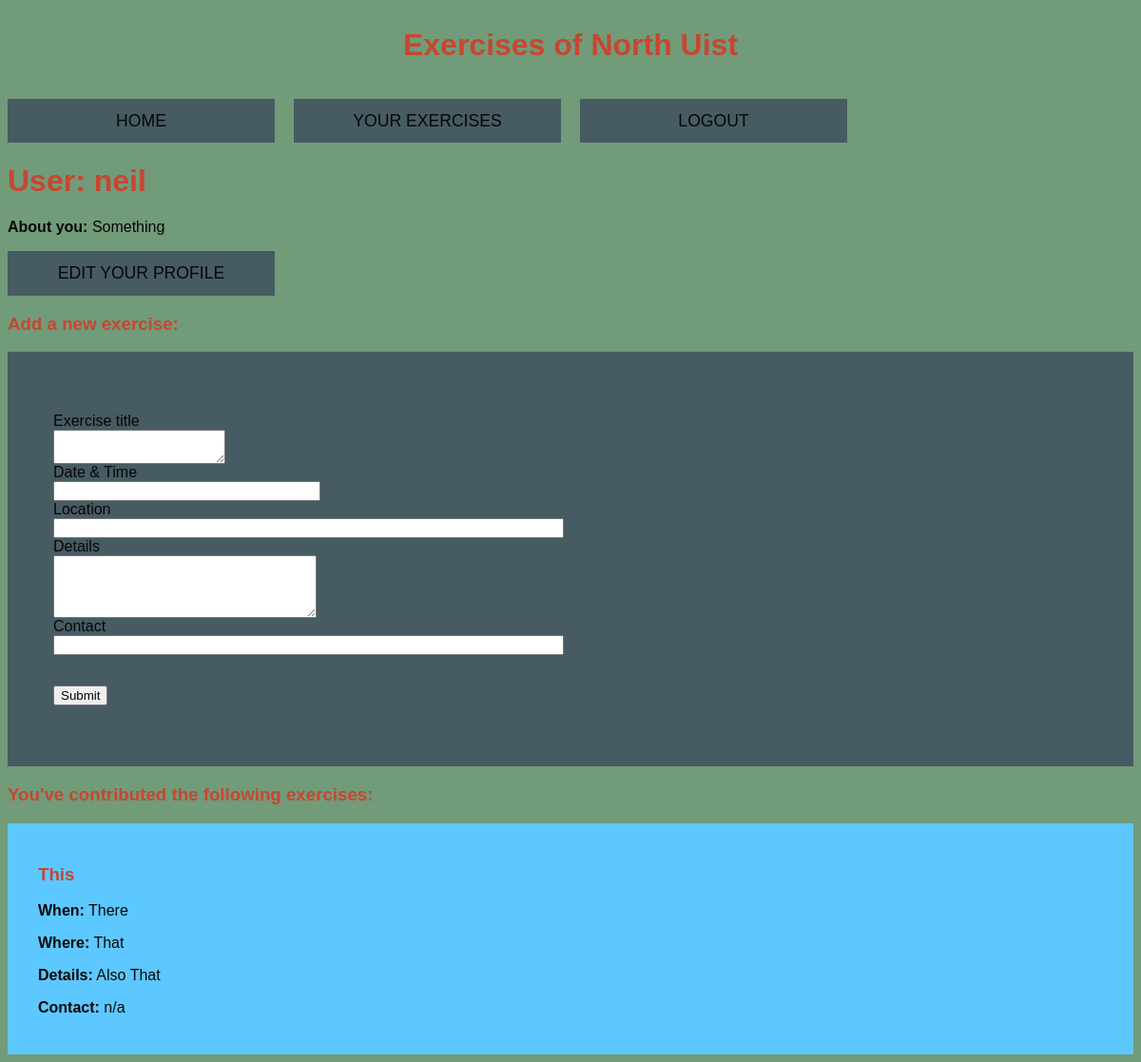
/user/neil (signed in), run on an earlier commit of the app's database.
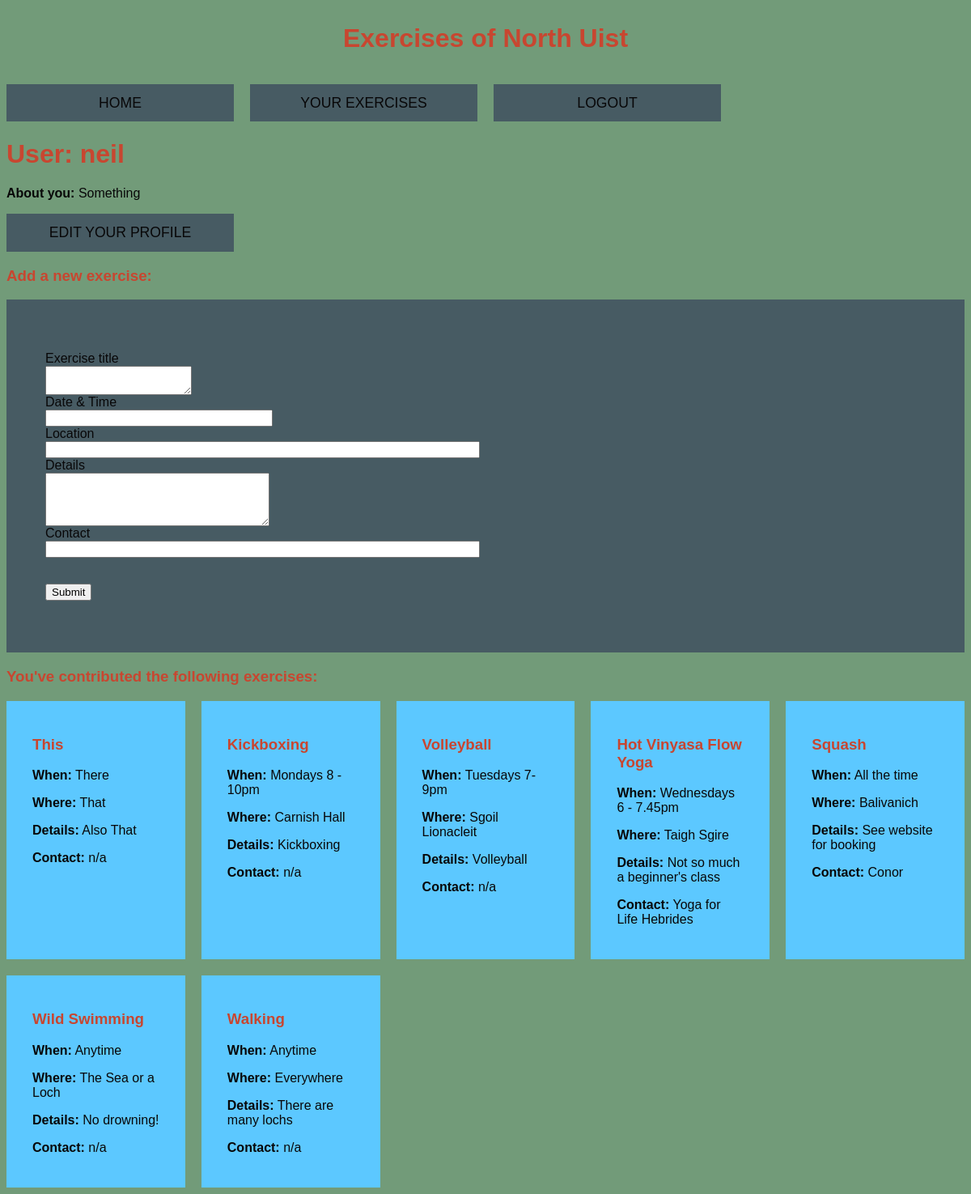
And on a later commit of the database.
### app/models.py (models this page shows, shortened)
class User(UserMixin, db.Model):
    id = db.Column(db.Integer, primary_key=True)
    username = db.Column(db.String(64), index=True, unique=True)
    email = db.Column(db.String(120), index=True, unique=True)
    password_hash = db.Column(db.String(128))
    exercises = db.relationship('Exercise', backref='author', lazy='dynamic')
    about_me = db.Column(db.String(140))

class Exercise(db.Model):
    id = db.Column(db.Integer, primary_key=True)
    title = db.Column(db.String(64))
    date_time = db.Column(db.String(64))
    location = db.Column(db.String(140))
    details = db.Column(db.String(240))
    contact = db.Column(db.String(120))
    timestamp = db.Column(db.DateTime, index=True, default=datetime.utcnow)
    user_id = db.Column(db.Integer, db.ForeignKey('user.id'))

### app/routes.py (the view)
@app.route('/', methods=['GET', 'POST'])
@app.route('/user/<username>', methods=['GET', 'POST'])
@login_required
def user(username):
    user = User.query.filter_by(username=username).first_or_404()
    form = PostForm()
    if form.validate_on_submit():
        exercise = Exercise(title=form.title.data, date_time=form.date_time.data, location=form.location.data, details=form.details.data, contact=form.contact.data)
        db.session.add(exercise)
        db.session.commit()
        flash('Your exercise is now live!')
        return redirect(url_for('index'))
    exercises = Exercise.query.all()
    return render_template('user.html', user=user, form=form, exercises=exercises)

### app/forms.py
class PostForm(FlaskForm):
    title = TextAreaField('Exercise title', validators=[DataRequired(), Length(min=1, max=140)])
    date_time = StringField('Date & Time', validators=[DataRequired()])
    location = StringField('Location', validators=[DataRequired()])
    details = TextAreaField('Details', validators=[DataRequired(), Length(min=1, max=140)])
    contact = StringField('Contact', validators=[DataRequired()])
    submit = SubmitField('Submit')

### app/models.py (called while the page is built)
@login.user_loader
def load_user(id):
    return User.query.get(int(id))

### app/templates/user.html (shortened to what this page needs)
{% extends "base.html" %}
{% block content %}
    <h1>User: {{ user.username }}</h1>
    {% if user.about_me %} <p><b>About you:</b>{{" " + user.about_me }}</p>{% endif %}
    {% if user == current_user %}
        <nav class="main-nav"><ul><li><a href="{{ url_for('edit_profile') }}">Edit your profile</a></li></ul></nav>
               {% endif %}
    <div>
      <h3>Add a new exercise:</h3>
    <form action="" method="post">
      <p>
        {{ form.title.label }}<br>
        {{ form.title(size=32) }}<br>
        {{ form.date_time.label }}<br>
        {{ form.date_time(size=32) }}<br>
        {{ form.location.label }}<br>
        {{ form.location(size=64) }}<br>
        {{ form.details.label }}<br>
        {{ form.details(cols=32, rows=4) }}<br>
        {{ form.contact.label }}<br>
        {{ form.contact(size=64) }}<br>
      </p>
      <p>{{ form.submit }}</p>
    </form>
    </div>
    <div>
    <h3>You've contributed the following exercises:</h3>
    <div class="boxes">
    {% for exercise in exercises %}
      {% include '_post.html' %}
    {% endfor %}
    </div>
    </div>
{% endblock %}

### app/templates/base.html (shortened to what this page needs)
<html>
<head>
    <link rel="stylesheet" href="{{ url_for('static', filename='css/style.css') }}">
</head>
    <body>
        <div class="header">
          <h1>Exercises of North Uist</h1>
        </div>
        <nav class="main-nav">
          <ul>
          <li><a href="{{ url_for('index') }}">Home</a></li>
          {% if current_user.is_anonymous %}
          <li><a href="{{ url_for('login') }}">Login</a></li>
          {% else %}
          <li><a href="{{ url_for('user', username=current_user.username) }}">Your Exercises</a></li>
          <li><a href="{{ url_for('logout') }}">Logout</a></li>
          </ul>
          {% endif %}
        </nav>
        {% block content %}{% endblock %}
    </body>
</html>

### app/templates/_post.html
<div class="box">
  <h3>{{exercise.title}}</h3>
  <p><b>When:</b>{{" " + exercise.date_time}}</p>
  <p><b>Where:</b>{{" " + exercise.location}}</p>
  <p><b>Details:</b>{{" " + exercise.details}}</p>
  <p><b>Contact:</b>{{" " + exercise.contact}}</p>
</div>

### app/static/css/style.css (style rules this page uses)
:root { --dark: #080708; --blue: #5CC8FF; --red: #C84630; --green: #729B79; --grey: #475B63; }
body { font-family: 'Helvetica'; background-color: var(--green); color: var(--dark); }
.header { color: white; display: flex; justify-content: center; padding: 0; }
.main-nav ul { display: grid; grid-gap: 20px; padding: 0; list-style: none; grid-template-columns: repeat(4, 1fr); }
.main-nav a { background: var(--grey); display: block; text-decoration: none; padding: 0.8rem; text-align: center; color: var(--dark); text-transform: uppercase; font-size: 1.1rem; box-shadow: var(--grey); }
h1, h3 { color: var(--red); }
a { color: white; text-decoration: none; }
form { display: grid; align-items: left; justify-items: left; background-color: var(--grey); background-position: center; padding: 3rem; }
.boxes { display: grid; grid-gap: 20px; grid-template-columns: repeat(auto-fit, minmax(200px, 1fr)); }
.box { background: var(--blue); text-align: left; padding: 1.5rem 2rem; padding: 1.5rem 2rem; }

What changed in the data, as far as the page shows it:
added Exercise: title "Kickboxing", date_time "Mondays 8 - 10pm", location "Carnish Hall", details "Kickboxing", contact "n/a"
added Exercise: title "Volleyball", date_time "Tuesdays 7-9pm", location "Sgoil Lionacleit", details "Volleyball", contact "n/a"
added Exercise: title "Hot Vinyasa Flow Yoga", date_time "Wednesdays 6 - 7.45pm", location "Taigh Sgire", details "Not so much a beginner's class", contact "Yoga for Life Hebrides"
added Exercise: title "Squash", date_time "All the time", location "Balivanich", details "See website for booking", contact "Conor"
added Exercise: title "Wild Swimming", date_time "Anytime", location "The Sea or a Loch", details "No drowning!", contact "n/a"
added Exercise: title "Walking", date_time "Anytime", location "Everywhere", details "There are many lochs", contact "n/a"
